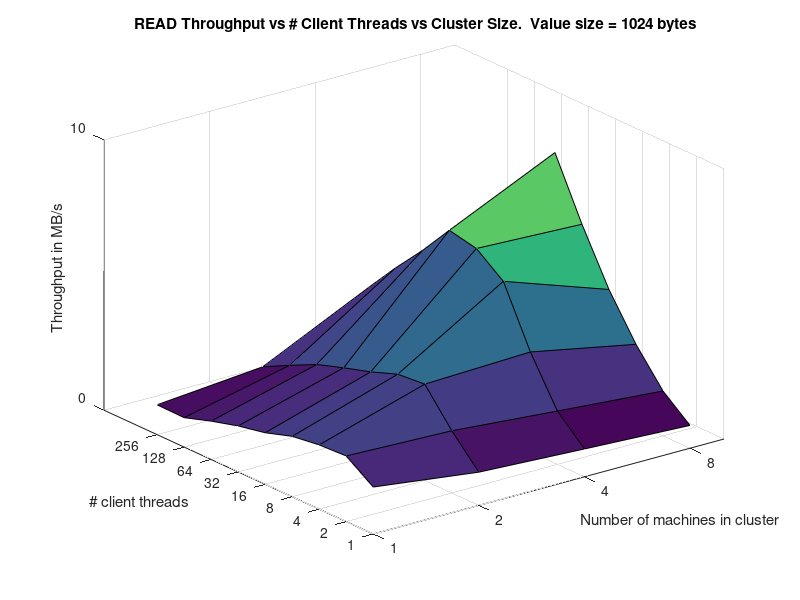

Write MATLAB code to recreate this figure.
x = dlmread('clus_thread_read_thru.csv', '|')
clusters = [1,2,4,8]
clusters = clusters'
threads = [1,2,4,8,16,32,64,128,256]
threads = threads'

z = x(:,3)
z = reshape(z, 9, 4)

surf(clusters, threads, z)
set(gca, 'Xscale', 'log')
set(gca, 'Yscale', 'log')
set(gca, 'Zscale', 'linear')

set(gca, 'Xtick', clusters')
set(gca, 'Xticklabel', clusters')
xlabel('Number of machines in cluster')

set(gca, 'Ytick', threads')
set(gca, 'Yticklabel', threads')
ylabel('# client threads')

thru = [0, 10, 20, 30, 40, 50, 60, 70, 80, 90, 100, 110, 120, 130, 140, 150, 160, 170, 180, 190, 200]
set(gca, 'Ztick', thru)
set(gca, 'Zticklabel', thru)
zlabel('Throughput in MB/s')
title(' READ Throughput vs # Client Threads vs Cluster Size.  Value size = 1024 bytes')

print -dpng clussize_thread_read_thru.png
